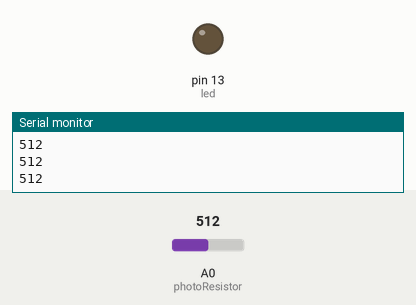
This sketch was run on a simulated Arduino Uno, built with avr-gcc and run on an emulated ATmega328P. On the bench: output pins drawn as LEDs (lit = HIGH), the last lines printed to the serial monitor. The test bench sets the inputs (shaded band); at power-on: A0 (photoResistor) = 512.

Above: at 1.2 s.
1.3 s: A0 (photoResistor) set to 788
2.8 s: A0 (photoResistor) set to 814
At 4.2 s:
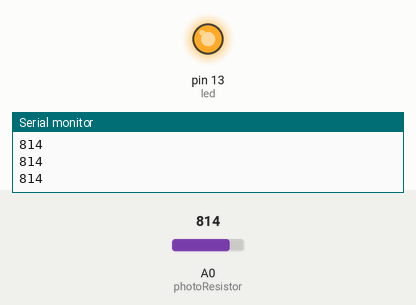
4.5 s: A0 (photoResistor) set to 790
At 5.9 s:
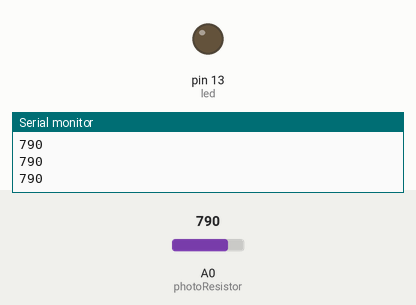
6.3 s: A0 (photoResistor) set to 810
At 7.3 s:
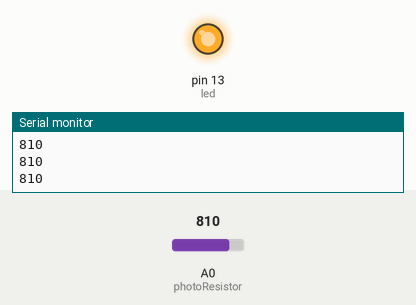
Timing chart, 0 to 9.1 s (numbered marks = the images above; inputs shaded):
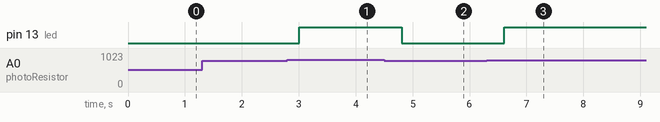

The sketch:

photoResistorReading.ino
```cpp
String inputString = "";
boolean stringComplete = false;
const int photoResistor = A0;
const int led = 13;
int value;
char sendBuffer[32];
char ch = 0;
//long startTime;

void setup() {
  Serial.begin(9600);
  pinMode(photoResistor, INPUT);
  pinMode(led, OUTPUT);
}

void loop() {
  //long currentTime = millis();
  //long diffTime = currentTime - startTime;
    value = analogRead(photoResistor);
    Serial.println(value);
    delay(200);

    if (value < 800) {
      digitalWrite(led, LOW);
    } else {
      digitalWrite(led, HIGH);
    }


}
```

Measured:
- the behaviour switches between 799 and 800 on A0 (photoResistor) (found by bisection; images 0 and 1)
- after the input at 2.8 s, pin 13 (led): LOW → HIGH after 0.20 s
- after the input at 4.5 s, pin 13 (led): HIGH → LOW after 0.31 s
- after the input at 6.3 s, pin 13 (led): LOW → HIGH after 0.31 s
